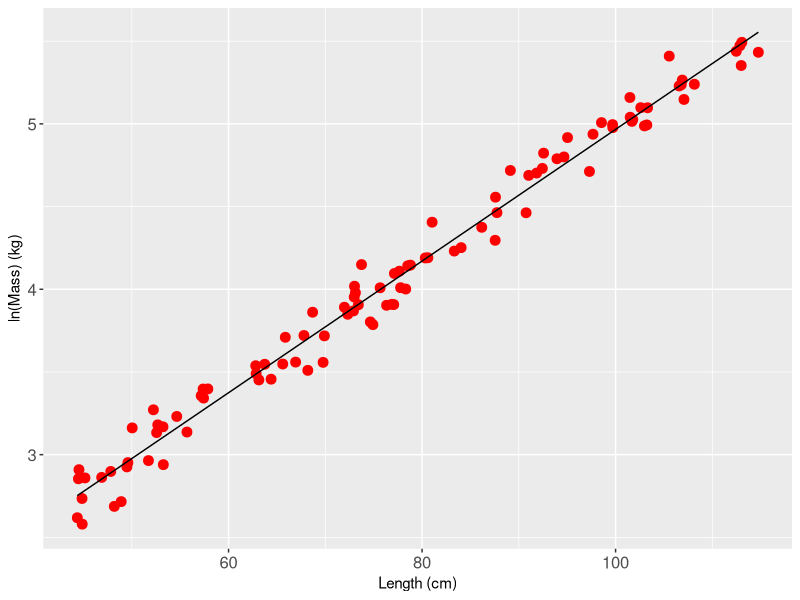

Write R code to recreate this figure.
## ---- chunk 1
library(ggplot2)

x <- runif(n = 100, min = 44, max = 115)

y <- 0.96 + 0.04 * x + rnorm(n=length(x), 0, 0.1)

mass <- exp(y)
df1 <- data.frame(length = x, mass = mass)
summary(df1)

lm1 <- lm(log(mass) ~ length, data = df1)
summary(lm1)
df1$predict <- predict(lm1)

p1 <- ggplot(data = df1, aes(x = length)) + 
  geom_point(aes(y = log(mass)), 
             colour = "red",
             size = 3) + 
  geom_line(aes(y = predict), colour = "black") + 
  theme(axis.text = element_text(size = 12)) + 
  xlab("Length (cm)") + 
  ylab("ln(Mass) (kg)")

print(p1)

